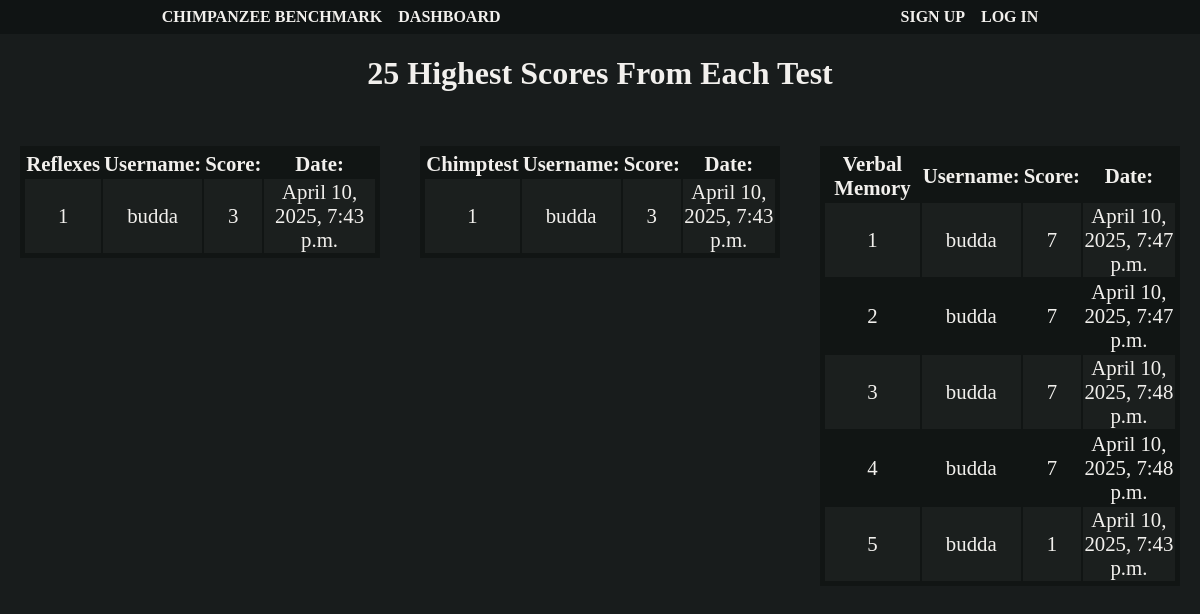
Before: /dashboard/ with the older database file.
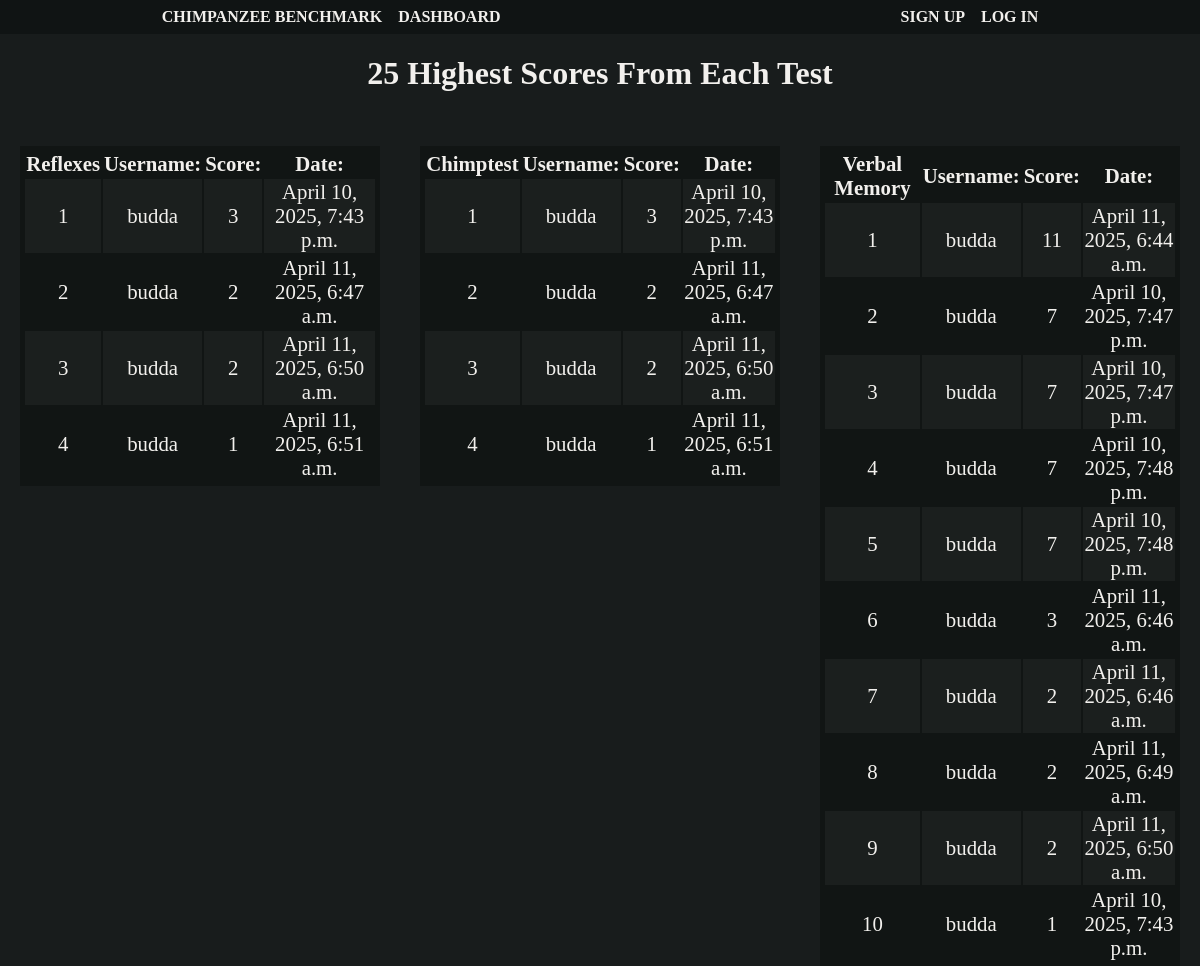
After: the same page with the newer database file.
### chimptest/models.py (models this page shows, shortened)
class test_result(models.Model):
    user = models.CharField(max_length=150)  # Store user information
    score = models.IntegerField()
    created_at = models.DateTimeField(auto_now_add=True)  # Timestamp of when the result was created

### verbalmemory/models.py (models this page shows, shortened)
class verbalmemory_result(models.Model):
    user = models.CharField(max_length=150)  # Store user information
    score = models.IntegerField()
    created_at = models.DateTimeField(auto_now_add=True)  # Timestamp of when the result was created

### dashboard/views.py (the view)
# urls.py: path('dashboard/', views.render_dashboard) #The path to the home page now looks like this: http://127.0.0.1:8000/dashboard/
def render_dashboard(request):
    chimptest_data = test_result.objects.order_by('-score')[:25]
    verbal_memory = verbalmemory_result.objects.order_by('-score')[:25]
    return render(request, 'dashboard.html', {
        'chimptest_data': chimptest_data,
        'verbalmemory_data': verbal_memory
    })

### templates/dashboard.html
{% extends 'base.html' %}
{% load static %}
{% block content %}
<div id="highest_holder">
    <h1 id="highest_scores">25 Highest Scores From Each Test</h1>
</div>
<section id="tables">
    <table id="dashboard">
        <tr>
            <th>Reflexes</th>
            <th>Username:</th>
            <th>Score:</th>
            <th>Date:</th>
        </tr>
        {% for data in chimptest_data %}
            <tr>
                <td>{{ forloop.counter }}</td>
                <td>{{ data.user }}</td>
                <td>{{ data.score }}</td>
                <td>{{ data.created_at }}</td>
            </tr>
        {% endfor %}
    </table>
    <table id="dashboard">
        <tr>
            <th>Chimptest</th>
            <th>Username:</th>
            <th>Score:</th>
            <th>Date:</th>
        </tr>
        {% for data in chimptest_data %}
            <tr>
                <td>{{ forloop.counter }}</td>
                <td>{{ data.user }}</td>
                <td>{{ data.score }}</td>
                <td>{{ data.created_at }}</td>
            </tr>
        {% endfor %}
    </table>
    <table id="dashboard">
        <tr>
            <th>Verbal Memory</th>
            <th>Username:</th>
            <th>Score:</th>
            <th>Date:</th>
        </tr>
        {% for data in verbalmemory_data %}
            <tr>
                <td>{{ forloop.counter }}</td>
                <td>{{ data.user }}</td>
                <td>{{ data.score }}</td>
                <td>{{ data.created_at }}</td>
            </tr>
        {% endfor %}
    </table>
</section>
{% endblock %}

### templates/base.html (shortened to what this page needs)
<!DOCTYPE html>
{% load static %}
<html lang="en">
<head>
    <link rel="stylesheet" href="{% static 'css/mainpage_style.css' %}">
    <link rel="stylesheet" href="{% static 'css/chimptest_style.css' %}">
    <link rel="stylesheet" href="{% static 'css/accounts_style.css' %}">
    <link rel="stylesheet" href="{% static 'css/dashboard_style.css' %}">
    <link rel="stylesheet" href="{% static 'css/verbalmemory_style.css' %}">
    <link rel="stylesheet" href="{% static 'css/numbermemory_style.css' %}">
</head>
<body>
    <header>
        <div id="container">
            <div class="left-section">
                <a href="../mainpage"><h4 class="menu_options">CHIMPANZEE BENCHMARK</h4></a>
                <a href="../dashboard/"><h4 class="menu_options">DASHBOARD</h4></a>
            </div>
            <div class="right-section">
                {% if user.is_authenticated %}
                    <a href=""><h4 class="menu_options">{{ user.username|upper }}</h4></a>
                    <form action="/logout/" method="post" class="inline-form">
                        {% csrf_token %}
                        <button type="submit" class="menu_options" id="button"><h4>LOG OUT</h4></button>
                    </form>
                {% else %}
                    <a href="../signup"><h4 class="menu_options">SIGN UP</h4></a>
                    <a href="../login"><h4 class="menu_options">LOG IN</h4></a>
                {% endif %}
            </div>
        </div>
    </header>
        {% block content %}
        {% endblock %}
</body>
</html>

### static/css/mainpage_style.css (style rules this page uses)
* { font-family: Bahnschrift; }
body { margin: 0; background-color: #181c1c; }
a { text-decoration: none; }
header { background-color: #101414; position: sticky; top: 0; z-index: 1; }
#container { justify-content: center; }
.menu_options, #button h4 { transition: 0.3s; }
#container { display: flex; justify-content: space-between; align-items: center; padding: 0.5rem; }
.left-section, .right-section { display: flex; align-items: center; gap: 1rem; }
.menu_options { margin: 0; padding: 0; background: none; border: none; }

### static/css/chimptest_style.css (style rules this page uses)
* { font-family: Bahnschrift; }
body { margin: 0; background-color: #181c1c; }
a { text-decoration: none; color: #2591ff; }
header { background-color: #101414; position: sticky; top: 0; z-index: 1; }
#container { justify-content: center; }
header div { display: flex; }
header div h4 { margin: 0.6rem 0.5rem; color: #f2f0ed; }
.menu_options { transition: 0.3s; }

### static/css/dashboard_style.css (style rules this page uses)
#dashboard { margin: auto; margin-top: 2rem; font-size: 1.3rem; text-align: center; width: 30%; background-color: #111514; padding: 0.2rem; color: #f2f0ed; }
#dashboard tr:nth-child(even) { background-color: #1b1f1e; }
#highest_holder { text-align: center; }
#highest_scores { color: #f2f0ed; }
#tables { display: flex; justify-content: space-around; }

Changed rows visible on the page:
added test_result: user "budda", score "2", created_at "April 11, 2025, 6:47 a.m."
added test_result: user "budda", score "2", created_at "April 11, 2025, 6:50 a.m."
added test_result: user "budda", score "1", created_at "April 11, 2025, 6:51 a.m."
added verbalmemory_result: user "budda", score "11", created_at "April 11, 2025, 6:44 a.m."
added verbalmemory_result: user "budda", score "3", created_at "April 11, 2025, 6:46 a.m."
added verbalmemory_result: user "budda", score "2", created_at "April 11, 2025, 6:46 a.m."
added verbalmemory_result: user "budda", score "2", created_at "April 11, 2025, 6:49 a.m."
added verbalmemory_result: user "budda", score "2", created_at "April 11, 2025, 6:50 a.m."
